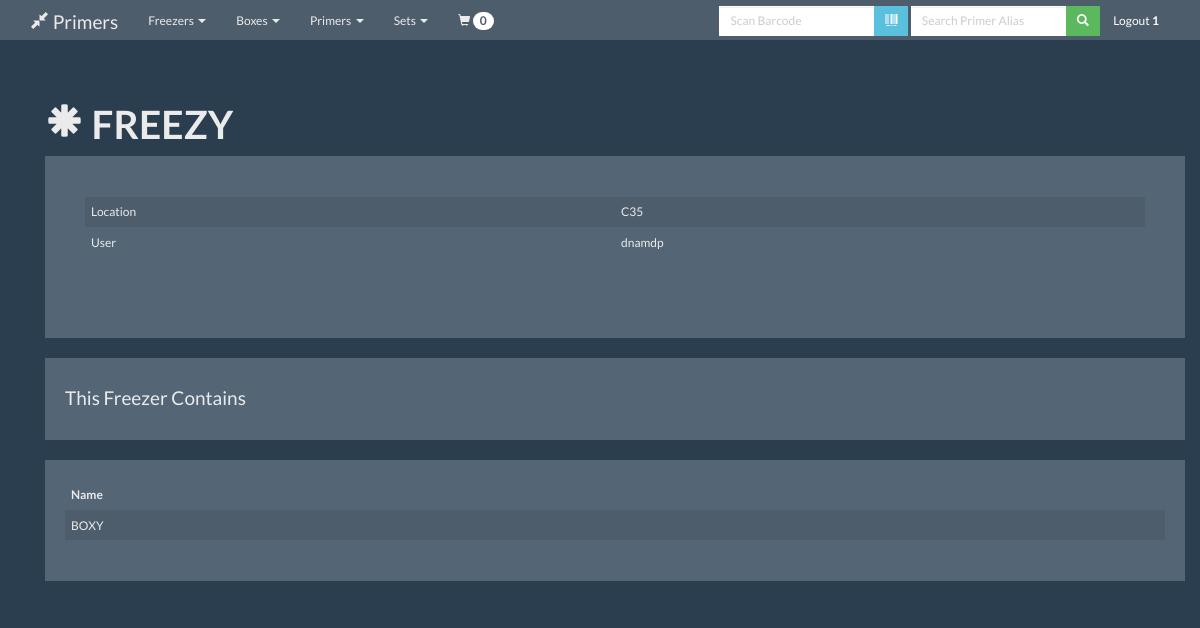
The page /freezer/detail/1 (signed in) on the database as committed earlier.
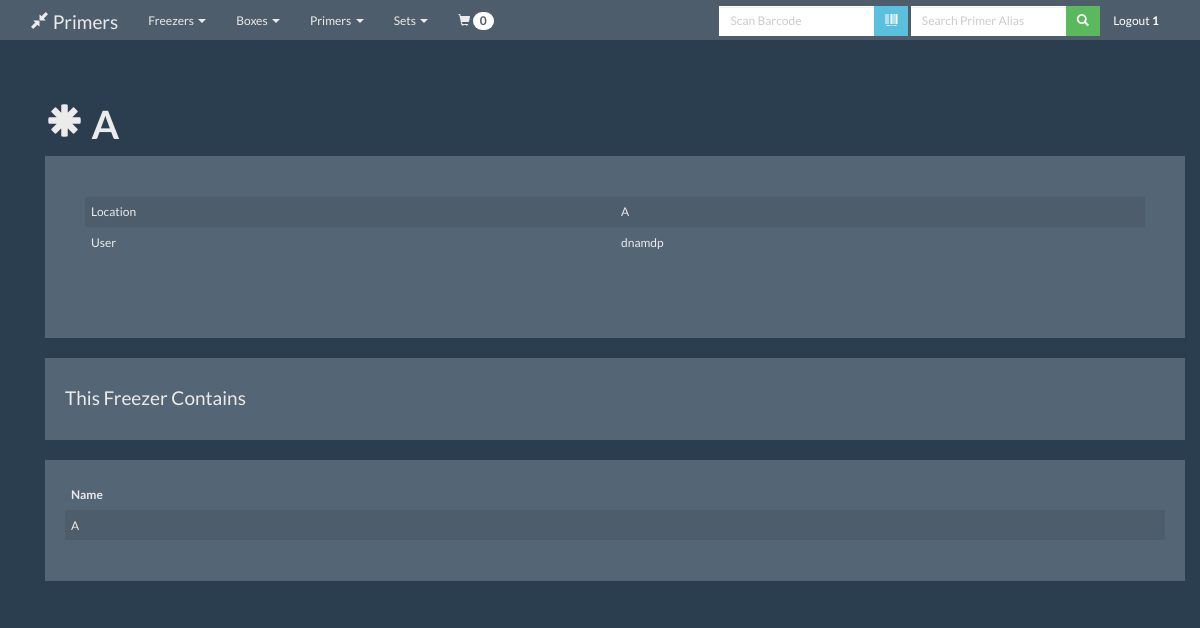
The same page on the database as committed later.
### app/models.py (models this page shows, shortened)
class Freezers(db.Model):
    id = db.Column(db.Integer, primary_key=True)
    name = db.Column(db.String(20), unique=False)
    location = db.Column(db.String(20), unique=False)
    user = db.Column(db.Integer, db.ForeignKey('users.id'), nullable=False)
    user_rel = db.relationship("Users", lazy='joined', foreign_keys=[user])

class Boxes(db.Model):
    id = db.Column(db.Integer, primary_key=True)
    name = db.Column(db.String(20), unique=False)
    rows = db.Column(db.Integer)
    columns = db.Column(db.Integer)
    user = db.Column(db.Integer, db.ForeignKey('users.id'), nullable=False)
    freezer_id = db.Column(db.Integer, db.ForeignKey('freezers.id'), nullable=False)
    aliquots = db.Column(db.Integer)
    user_rel = db.relationship("Users", lazy='joined', foreign_keys=[user])
    freezer_rel = db.relationship("Freezers", lazy='joined', foreign_keys=[freezer_id])

### app/mod_freezer/views.py (the view)
@freezer.route('/detail/<int:freezer_id>', methods=['GET', 'POST'])
@login_required
@admin_required
def view_freezer_detail(freezer_id,message=None,modifier=None):
    freezer = Freezers.query.filter_by(id=freezer_id).first()
    boxes = Boxes.query.filter_by(freezer_id=freezer_id).all()
    return render_template('view_freezer_detail.html',freezer=freezer,message=message,modifier=modifier,boxes=boxes)

### app/mod_admin/queries.py (called while the page is built)
def get_user_id_by_username(s, username):
    user = s.query(Users).filter_by(username=username).values(Users.username, Users.id)
    for i in user:
        return i.id

def check_if_admin(s,username):
    user_id = get_user_id_by_username(s,username)
    query = s.query(Users).filter(Users.id == user_id).values(Users.admin)
    for i in query:
        if i.admin == 1:
            return True
        else:
            return False

### app/views.py (called while the page is built)
@login_manager.user_loader
def load_user(user_id):
    return User(user_id)

@app.context_processor
def get_cart_count():
    print session
    if 'cart' in session:
        if session["cart"] is not None:
            return dict(cart_count=len(session["cart"]))
        else:
            dict(cart_count=0)
    else:
        return dict(cart_count=0)

@app.context_processor
def logged_in():
    if current_user.is_authenticated:
        userid = current_user.id
        admin=check_if_admin(s,userid)
        return {'logged_in': True, 'userid': userid,'admin':admin}
    else:
        return {'logged_in': False}

### app/mod_freezer/templates/view_freezer_detail.html (shortened to what this page needs)
{% extends "layout.html" %}
{% block content %}
<div class="row">
    <div class="col-md-12">
        <h1><strong><span class="glyphicon glyphicon-asterisk"></span> {{ freezer.name }}</h1></strong>
    </div>
</div>
<div class="row">
    <div class="col-md-12">
        <div class="well bs-component">
            <div class="row">
                <div class="col-md-12">
                    <div class="well bs-component">
                         <table class="table table-striped">
                                <td>Location</td>
                                <td>{{ freezer.location }}</td>
                            <tr>
                                <td>User</td>
                                <td>{{ freezer.user_rel.username }}</td>
                            </tr>
                        </table>
                    </div>
                </div>
            </div>
        </div>
    </div>
</div>
<div class="row">
    <div class="col-md-12">
        <div class="well bs-component">
            <h4>This Freezer Contains</h4>
        </div>
    </div>
    </div>
<div class="row">
    <div class="col-md-12">
        <div class="well bs-component">
            <table class="table table-striped">
                <thead>
                    <th>Name</th>
                </thead>
                {% for box in boxes %}
                <tr>
                    <td>{{ box.name }}</td>
                </tr>
                {% endfor %}
        </div>
    </div>
</div>
{% endblock %}

Rows that differ between the two databases and show on the page:
changed Freezers: name "FREEZY" → "A"; location "C35" → "A"
changed Boxes: name "BOXY" → "A"
